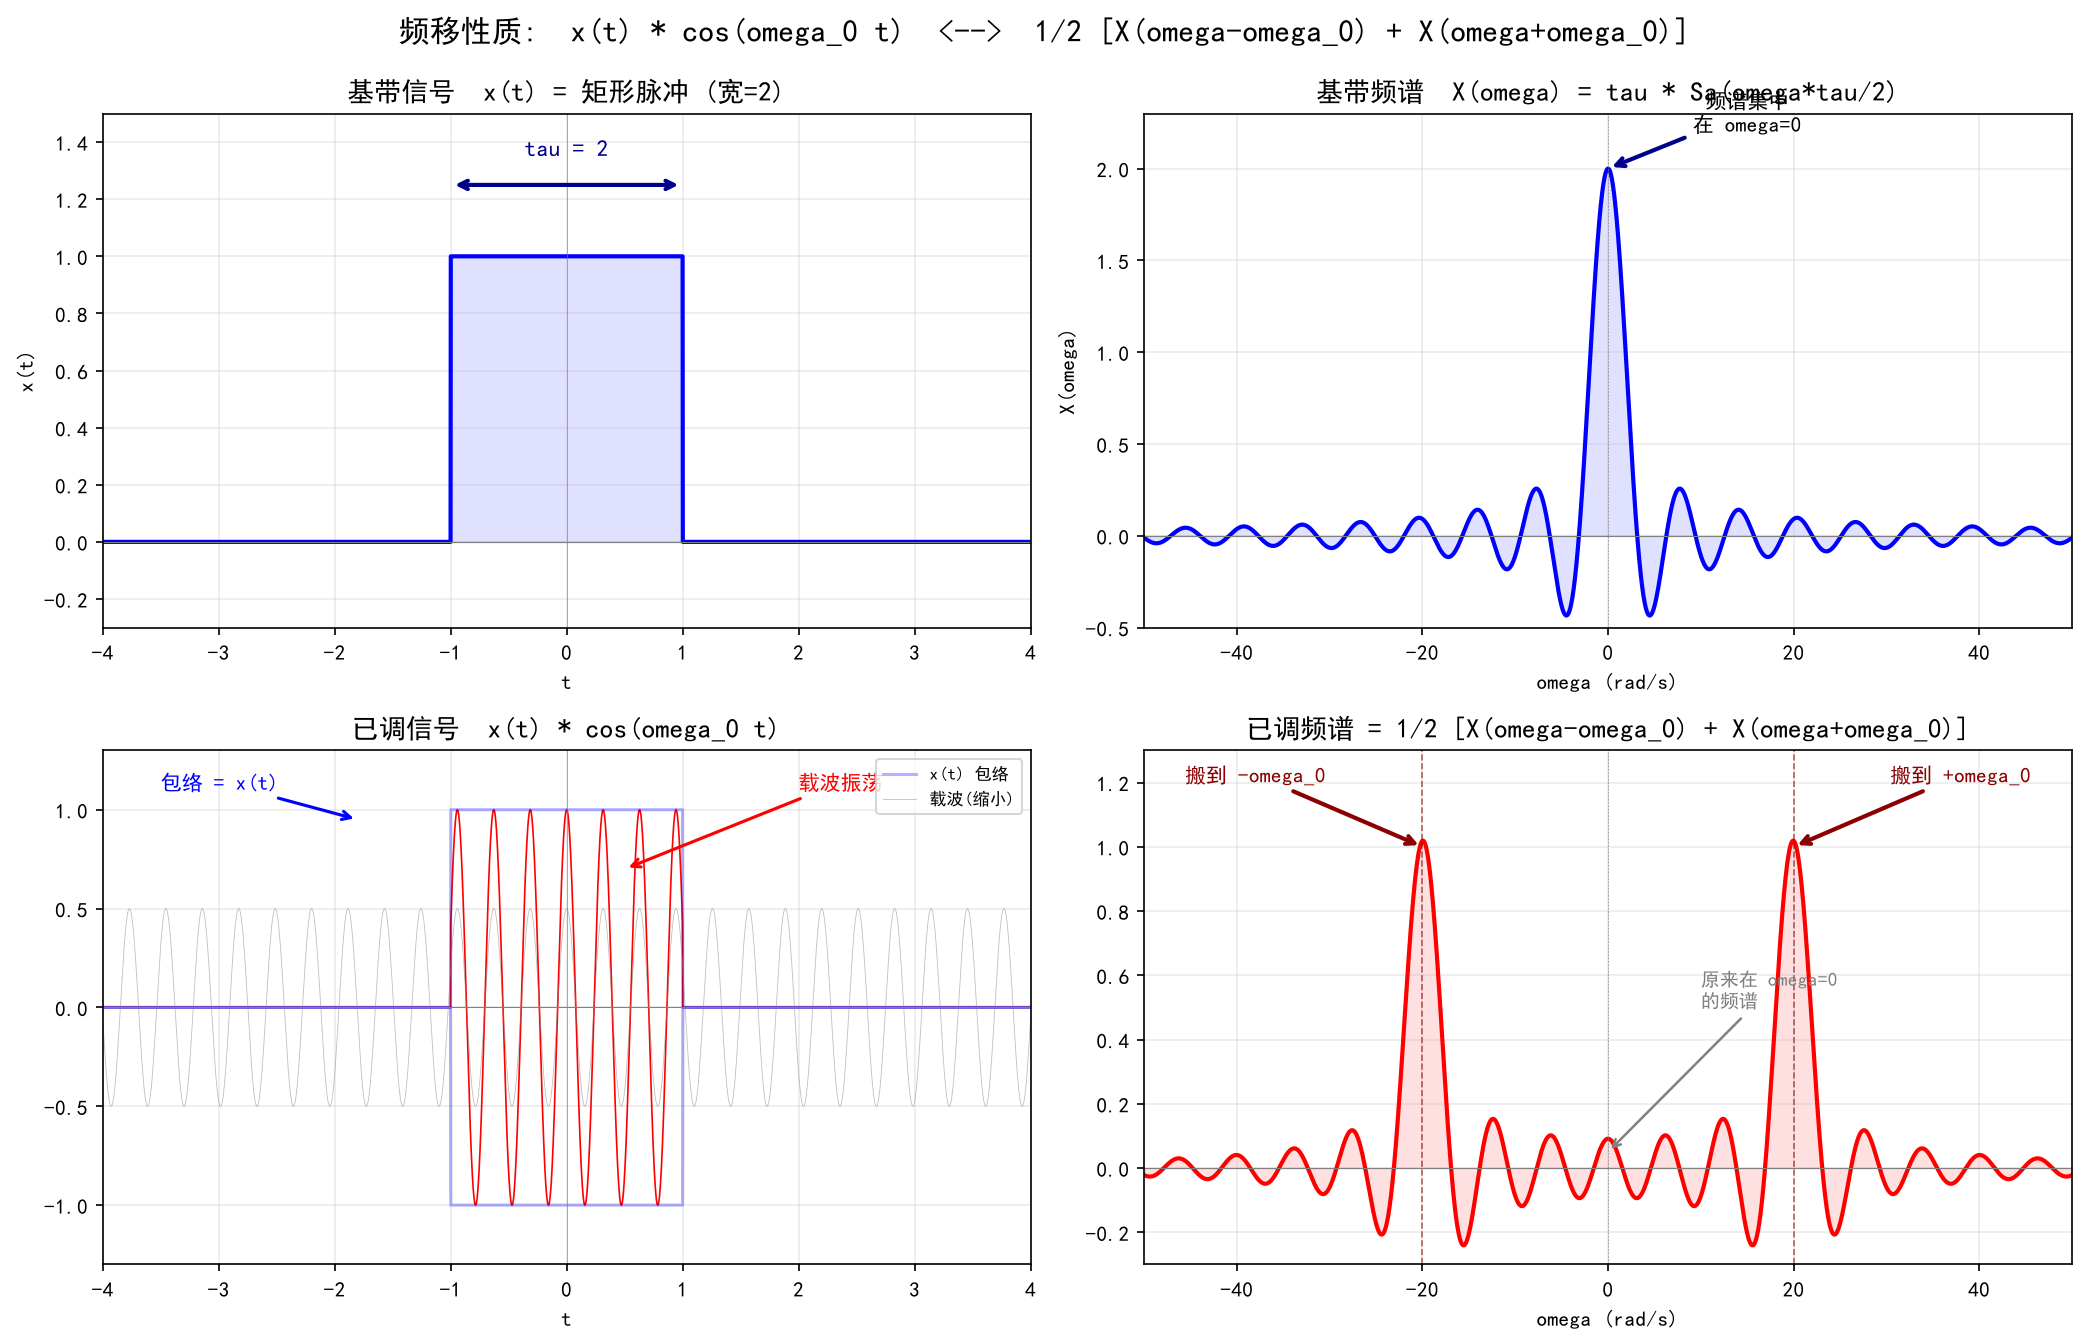

The Python source for this figure:
import numpy as np
import matplotlib.pyplot as plt
from matplotlib.patches import FancyArrowPatch

plt.rcParams['font.sans-serif'] = ['SimHei', 'Microsoft YaHei', 'DejaVu Sans']
plt.rcParams['axes.unicode_minus'] = False

# ===== 参数 =====
tau = 2.0          # 矩形脉冲宽度
omega_0 = 20.0     # 载波频率 (调制目标)
t = np.linspace(-4, 4, 4000)
omega = np.linspace(-50, 50, 4000)

# ===== 基带信号: 矩形脉冲 =====
x = np.where(np.abs(t) < tau/2, 1.0, 0.0)

# ===== 载波 =====
carrier_cos = np.cos(omega_0 * t)

# ===== 已调信号 =====
x_mod_cos = x * carrier_cos   # 基带 x 余弦载波 (实际调制)

# ===== 频谱 =====
# X(omega) = tau * Sa(omega*tau/2)
X_base = tau * np.sinc(omega * tau / (2 * np.pi))   # numpy sinc(x) = sin(pi x)/(pi x)
# 已调信号的频谱: 1/2 [X(omega-omega_0) + X(omega+omega_0)]
X_mod = 0.5 * tau * np.sinc((omega - omega_0) * tau / (2 * np.pi)) \
      + 0.5 * tau * np.sinc((omega + omega_0) * tau / (2 * np.pi))

# ==================== 画图 ====================
fig, axes = plt.subplots(2, 2, figsize=(14, 9))

# ---- (a) 基带信号 x(t) ----
ax = axes[0, 0]
ax.plot(t, x, 'b', linewidth=2)
ax.fill_between(t, 0, x, alpha=0.12, color='b')
ax.axhline(y=0, color='gray', linewidth=0.5)
ax.axvline(x=0, color='gray', linewidth=0.3)
ax.set_xlim(-4, 4); ax.set_ylim(-0.3, 1.5)
ax.set_xlabel('t'); ax.set_ylabel('x(t)')
ax.set_title('基带信号  x(t) = 矩形脉冲 (宽=2)', fontsize=13, fontweight='bold')
ax.grid(True, alpha=0.25)

# 标注: 时域宽度
ax.annotate('', xy=(-1, 1.25), xytext=(1, 1.25),
            arrowprops=dict(arrowstyle='<->', color='darkblue', lw=2))
ax.text(0, 1.35, 'tau = 2', ha='center', fontsize=11, color='darkblue', fontweight='bold')

# ---- (b) 基带频谱 X(omega) ----
ax = axes[0, 1]
ax.plot(omega, X_base, 'b', linewidth=2)
ax.fill_between(omega, 0, X_base, alpha=0.12, color='b')
ax.axhline(y=0, color='gray', linewidth=0.5)
ax.axvline(x=0, color='gray', linewidth=0.3, linestyle='--')
ax.set_xlim(-50, 50); ax.set_ylim(-0.5, 2.3)
ax.set_xlabel('omega (rad/s)'); ax.set_ylabel('X(omega)')
ax.set_title('基带频谱  X(omega) = tau * Sa(omega*tau/2)', fontsize=13, fontweight='bold')
ax.grid(True, alpha=0.25)

# 标注: 频谱集中在 0 附近
ax.annotate('频谱集中\n在 omega=0', xy=(0, 2), xytext=(15, 2.2),
            fontsize=10, ha='center',
            arrowprops=dict(arrowstyle='->', color='darkblue', lw=2))

# ---- (c) 已调信号 x(t)*cos(omega_0 t) ----
ax = axes[1, 0]
ax.plot(t, x_mod_cos, 'r', linewidth=0.8)
ax.plot(t, x, 'b', linewidth=1.5, alpha=0.3, label='x(t) 包络')
ax.plot(t, -x, 'b', linewidth=1.5, alpha=0.3)
ax.plot(t, carrier_cos * 0.5, 'gray', linewidth=0.4, alpha=0.5, label='载波(缩小)')
ax.axhline(y=0, color='gray', linewidth=0.5)
ax.axvline(x=0, color='gray', linewidth=0.3)
ax.set_xlim(-4, 4); ax.set_ylim(-1.3, 1.3)
ax.set_xlabel('t'); ax.set_ylabel('')
ax.set_title('已调信号  x(t) * cos(omega_0 t)', fontsize=13, fontweight='bold')
ax.legend(fontsize=8, loc='upper right')
ax.grid(True, alpha=0.25)

# 标注: 时域包络不变, 内部填满载波
ax.annotate('包络 = x(t)', xy=(-1.8, 0.95), xytext=(-3.5, 1.1),
            fontsize=10, color='blue',
            arrowprops=dict(arrowstyle='->', color='blue', lw=1.5))
ax.annotate('载波振荡', xy=(0.5, 0.7), xytext=(2, 1.1),
            fontsize=10, color='red',
            arrowprops=dict(arrowstyle='->', color='red', lw=1.5))

# ---- (d) 已调频谱 (频移!) ----
ax = axes[1, 1]
ax.plot(omega, X_mod, 'r', linewidth=2)
ax.fill_between(omega, 0, X_mod, alpha=0.12, color='r')
ax.axhline(y=0, color='gray', linewidth=0.5)
ax.axvline(x=0, color='gray', linewidth=0.3, linestyle='--')
# 标注载频位置
ax.axvline(x=omega_0, color='darkred', linewidth=0.8, linestyle='--', alpha=0.6)
ax.axvline(x=-omega_0, color='darkred', linewidth=0.8, linestyle='--', alpha=0.6)
ax.set_xlim(-50, 50); ax.set_ylim(-0.3, 1.3)
ax.set_xlabel('omega (rad/s)'); ax.set_ylabel('')
ax.set_title('已调频谱 = 1/2 [X(omega-omega_0) + X(omega+omega_0)]', fontsize=13, fontweight='bold')
ax.grid(True, alpha=0.25)

# 标注: 频谱搬到了 ±omega_0
ax.annotate('搬到 -omega_0', xy=(-omega_0, 1.0), xytext=(-38, 1.2),
            fontsize=10, ha='center', color='darkred',
            arrowprops=dict(arrowstyle='->', color='darkred', lw=2))
ax.annotate('搬到 +omega_0', xy=(omega_0, 1.0), xytext=(38, 1.2),
            fontsize=10, ha='center', color='darkred',
            arrowprops=dict(arrowstyle='->', color='darkred', lw=2))
ax.annotate('原来在 omega=0\n的频谱', xy=(0, 0.05), xytext=(10, 0.5),
            fontsize=9, color='gray',
            arrowprops=dict(arrowstyle='->', color='gray', lw=1.2))

# 总标题
fig.suptitle('频移性质:  x(t) * cos(omega_0 t)  <-->  1/2 [X(omega-omega_0) + X(omega+omega_0)]',
             fontsize=15, fontweight='bold', y=0.99)

plt.tight_layout()
plt.savefig('frequency_shift.png', dpi=150, bbox_inches='tight')
print("Done! frequency_shift.png saved.")
print()
print("=== 频移性质 (调制定理) ===")
print("数学形式: x(t) * e^(j*omega_0*t)  <-->  X(omega - omega_0)")
print("实数形式: x(t) * cos(omega_0*t)  <-->  1/2[X(omega-omega_0) + X(omega+omega_0)]")
print()
print("物理含义: 时域乘以高频载波 = 频域整体搬到载频处")
print("应用:     AM/FM 调制、变频、通信发射机")
